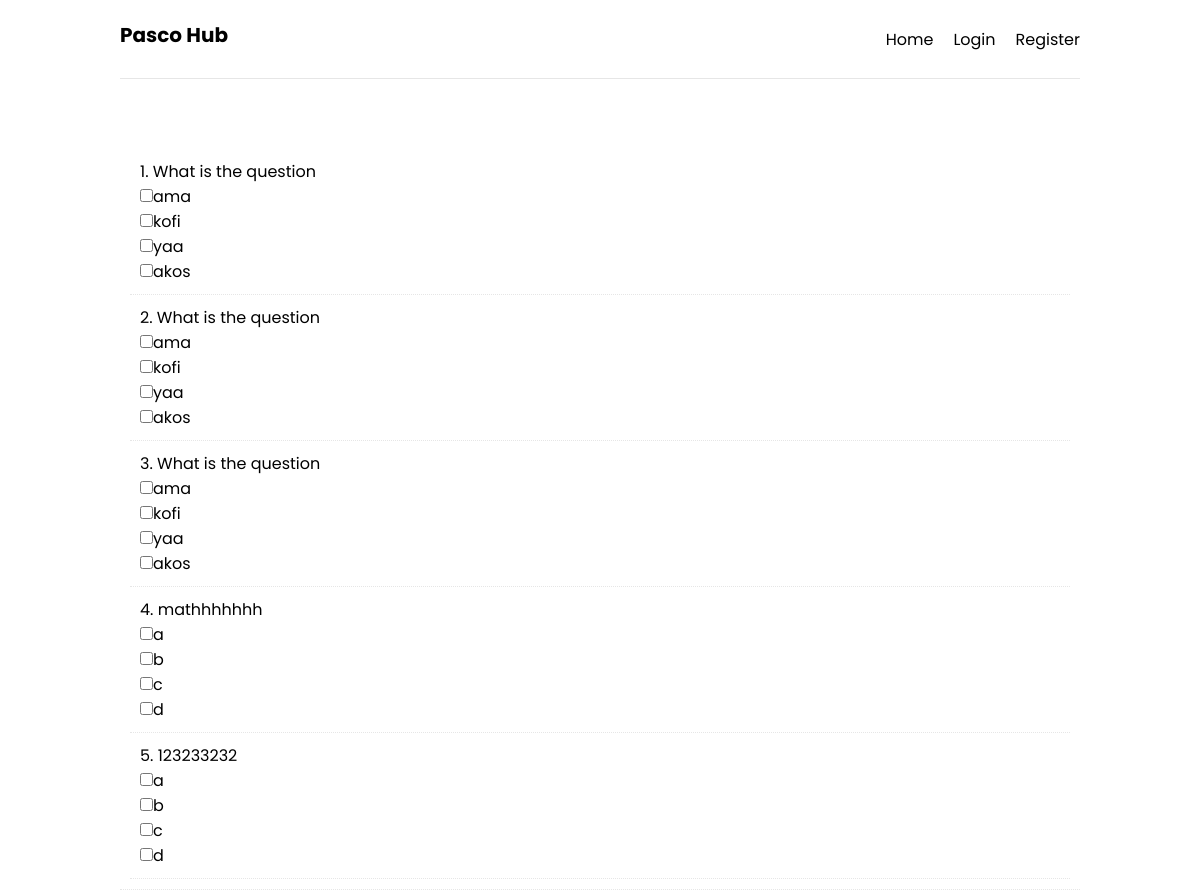
The app's page /solve/1 with its own data.
### exams/models.py (models this page shows, shortened)
class Question(db.Model):
    id = db.Column(db.Integer, primary_key=True)
    question_text = db.Column(db.Text, nullable=False)
    answer_text =db.Column(db.Text, nullable = False)
    quiz_id = db.Column(db.Integer, db.ForeignKey('quiz.id'), nullable=False)

### exams/routes.py (the view)
@app.route('/solve/<int:quiz_id>', methods=['GET', 'POST'])
def solve_questions(quiz_id):
    solvable_questions = Question.query.filter_by(quiz_id=quiz_id).all()
    return render_template('solve.html', solvable_questions=solvable_questions)

### exams/templates/solve.html
{% extends 'layout.html' %}
{% block content %}
    <section class="dotted">
        {% for question in solvable_questions %}
        <div class="dotted">
            <p>{{ loop.index }}.&nbsp;{{ question.question_text }}</p>
            {% set split_answers = question.answer_text.split(',') %}
            <form>
                {% for answer in split_answers %}
                    <input type="checkbox">{{answer}} <br>
                {% endfor %}
            </form>
        </div>
    {% endfor %}
    </section>
{% endblock content %}

### exams/templates/layout.html (shortened to what this page needs)
<!DOCTYPE html>
<html lang="en">
<head>
    <link rel="stylesheet" href="{{ url_for('static', filename='css/styles.css')}}">
</head>
<body>
    <nav class="navbar container">
        <h1>Pasco Hub</h1>
        <ul>
            <li><a href="{{ url_for('home') }}">Home</a></li>
            <li><a href="{{ url_for('login') }}">Login</a></li>
            <li><a href="{{ url_for('register') }}">Register</a></li>
        </ul>
    </nav>
    <main>
        {% block content %}{% endblock content %}
    </main>
</body>
</html>

### exams/static/css/styles.css (style rules this page uses)
* { padding: 0; margin: 0; box-sizing: border-box; }
body { font-family: 'Poppins', sans-serif; height: 100vh; }
a { text-decoration: none; color: #000; }
li { list-style: none; }
h1 { font-size: 20px; margin-bottom: 8px; }
.container { width: 100%; max-width: 960px; margin: 0 auto; padding: 0 20px; text-align: center; }
.dotted { width: 100%; max-width: 960px; border-bottom: 1px dotted #e6e6e6; margin: 0 auto; padding: 10px; text-align: justify; }
.navbar { display: flex; flex-direction: row; justify-content: space-between; align-items: center; padding: 20px 0; border-bottom: 1px solid #e6e6e6; margin-bottom: 60px; }
.navbar ul { display: flex; align-items: center; justify-content: space-between; }
.navbar ul li { margin-left: 20px; }
.navbar ul li a { display: flex; align-items: center; }

### records on screen
Question: question_text "What is the question", split_answers "ama" "kofi" "yaa" "akos"
Question: question_text "What is the question", split_answers "ama" "kofi" "yaa" "akos"
Question: question_text "What is the question", split_answers "ama" "kofi" "yaa" "akos"
Question: question_text "mathhhhhhh", split_answers "a" "b" "c" "d"
Question: question_text "123233232", split_answers "a" "b" "c" "d"
